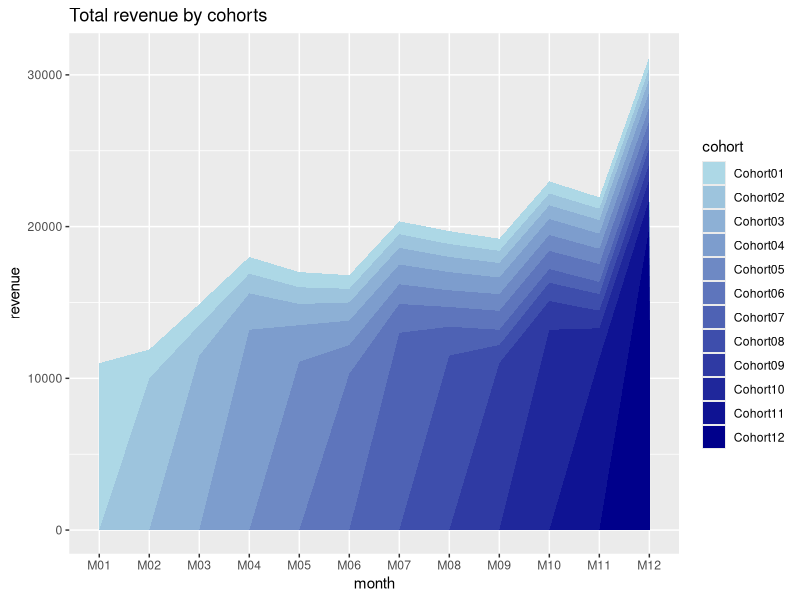
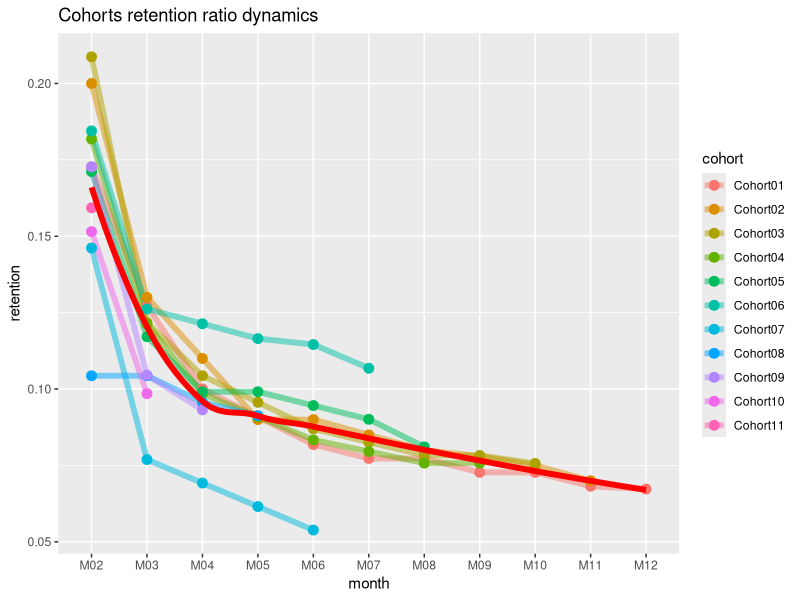
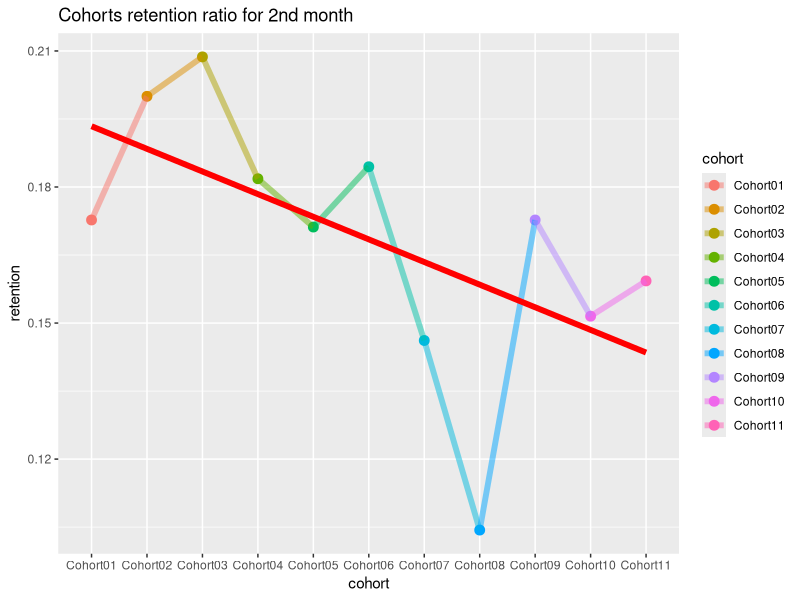
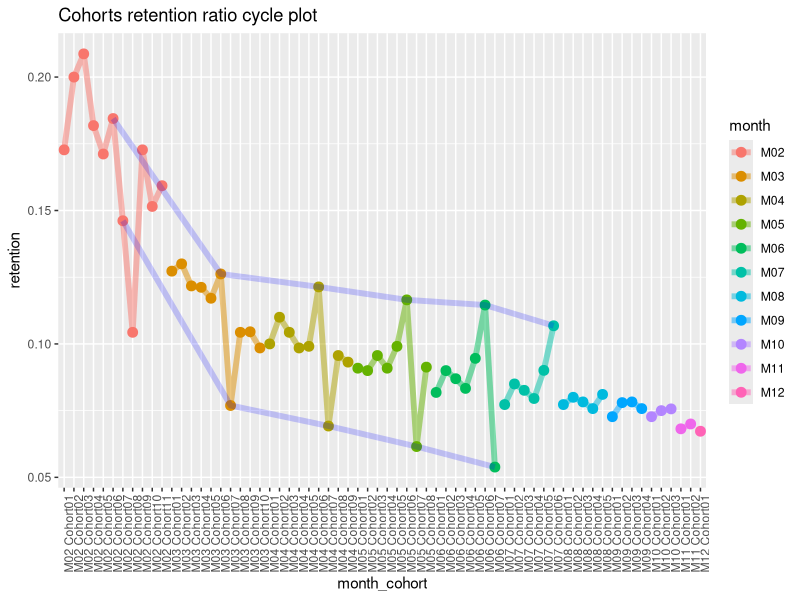

These figures' R source, in order:
###########################################
###########################################
#********** Cohort Retention *************#
###########################################
###########################################

library(dplyr)
library(ggplot2)
library(reshape2)
library(ggplot2)

cohort.clients <- data.frame(cohort=c('Cohort01','Cohort02',
                                      'Cohort03','Cohort04','Cohort05','Cohort06','Cohort07',
                                      'Cohort08','Cohort09','Cohort10','Cohort11','Cohort12'),
                             M01=c(11000,0,0,0,0,0,0,0,0,0,0,0),
                             M02=c(1900,10000,0,0,0,0,0,0,0,0,0,0),
                             M03=c(1400,2000,11500,0,0,0,0,0,0,0,0,0),
                             M04=c(1100,1300,2400,13200,0,0,0,0,0,0,0,0),
                             M05=c(1000,1100,1400,2400,11100,0,0,0,0,0,0,0),
                             M06=c(900,900,1200,1600,1900,10300,0,0,0,0,0,0),
                             M07=c(850,900,1100,1300,1300,1900,13000,0,0,0,0,0),
                             M08=c(850,850,1000,1200,1100,1300,1900,11500,0,0,0,0),
                             M09=c(800,800,950,1100,1100,1250,1000,1200,11000,0,0,0),
                             M10=c(800,780,900,1050,1050,1200,900,1200,1900,13200,0,0),
                             M11=c(750,750,900,1000,1000,1180,800,1100,1150,2000,11300,0),
                             M12=c(740,700,870,1000,900,1100,700,1050,1025,1300,1800,20000))

#we need to melt data
cohort.chart <- melt(cohort.clients, id.vars = "cohort")
colnames(cohort.chart) <- c('cohort', 'month', 'revenue')

#define palette
blues <- colorRampPalette(c('lightblue', 'darkblue'))

#layer cake graph
p <- ggplot(cohort.chart, aes(x=month, y=revenue, group=cohort))
p + geom_area(aes(fill = cohort)) +
  scale_fill_manual(values = blues(nrow(cohort.clients))) +
  ggtitle('Total revenue by cohorts')

cohort.clients.r <- cohort.clients #create new data frame
totcols <- ncol(cohort.clients.r) #count number of columns in data set
for (i in 1:nrow(cohort.clients.r)) { #for loop for shifting each row
  df <- cohort.clients.r[i,] #select row from data frame
  df <- df[ , !df[]==0] #remove columns with zeros
  partcols <- ncol(df) #count number of columns in row (w/o zeros)
  #fill columns after values by zeros
  if (partcols < totcols) df[, c((partcols+1):totcols)] <- 0
  cohort.clients.r[i,] <- df #replace initial row by new one
}

#calculate retention 
x <- cohort.clients.r[,c(2:13)]
y <- cohort.clients.r[,2]
reten.r <- apply(x, 2, function(x) x/y )
reten.r <- data.frame(cohort=(cohort.clients.r$cohort), reten.r)

reten.r <- reten.r[,-2] #remove M01 data because it is always 100%

#dynamics analysis chart
cohort.chart1 <- melt(reten.r, id.vars = 'cohort')
colnames(cohort.chart1) <- c('cohort', 'month', 'retention')
cohort.chart1 <- filter(cohort.chart1, retention != 0)
p <- ggplot(cohort.chart1, aes(x=month, y=retention, group=cohort, colour=cohort))
p + geom_line(size=2, alpha=1/2) +
  geom_point(size=3, alpha=1) +
  geom_smooth(aes(group=1), method = 'loess', size=2, colour='red', se=FALSE) +
  labs(title="Cohorts retention ratio dynamics")

#second month analysis chart
cohort.chart2 <- filter(cohort.chart1, month=='M02') #choose any month instead of M02
p <- ggplot(cohort.chart2, aes(x=cohort, y=retention, colour=cohort))
p + geom_point(size=3) +
  geom_line(aes(group=1), size=2, alpha=1/2) +
  geom_smooth(aes(group=1), size=2, colour='red', method = 'lm', se=FALSE) +
  labs(title="Cohorts retention ratio for 2nd month")

#cycle plot
cohort.chart3 <- cohort.chart1
cohort.chart3 <- mutate(cohort.chart3, month_cohort = paste(month, cohort))
p <- ggplot(cohort.chart3, aes(x=month_cohort, y=retention, group=month, colour=month))
#choose any cohorts instead of Cohort07 and Cohort06
m1 <- filter(cohort.chart3, cohort=='Cohort07')
m2 <- filter(cohort.chart3, cohort=='Cohort06')
p + geom_point(size=3) +
  geom_line(aes(group=month), size=2, alpha=1/2) +
  labs(title="Cohorts retention ratio cycle plot") +
  geom_line(data=m1, aes(group=1), colour='blue', size=2, alpha=1/5) +
  geom_line(data=m2, aes(group=1), colour='blue', size=2, alpha=1/5) +
  theme(axis.text.x = element_text(angle = 90, hjust = 1))


